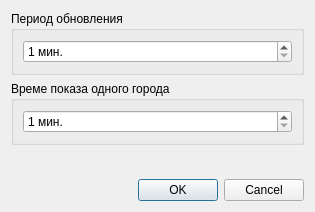
<?xml version="1.0" encoding="UTF-8"?>
<ui version="4.0">
 <class>CommonSettingsDialog</class>
 <widget class="QDialog" name="CommonSettingsDialog">
  <property name="geometry">
   <rect>
    <x>0</x>
    <y>0</y>
    <width>315</width>
    <height>212</height>
   </rect>
  </property>
  <property name="windowTitle">
   <string>Общие настройки</string>
  </property>
  <layout class="QVBoxLayout" name="verticalLayout_3">
   <item>
    <widget class="QGroupBox" name="groupBox">
     <property name="title">
      <string>Период обновления</string>
     </property>
     <layout class="QVBoxLayout" name="verticalLayout">
      <item>
       <widget class="QSpinBox" name="spinBoxRefresh">
        <property name="suffix">
         <string> мин.</string>
        </property>
        <property name="minimum">
         <number>1</number>
        </property>
        <property name="maximum">
         <number>66666666</number>
        </property>
       </widget>
      </item>
     </layout>
    </widget>
   </item>
   <item>
    <widget class="QGroupBox" name="groupBox_2">
     <property name="title">
      <string>Време показа одного города</string>
     </property>
     <layout class="QVBoxLayout" name="verticalLayout_2">
      <item>
       <widget class="QSpinBox" name="spinBoxShowDelay">
        <property name="suffix">
         <string> мин.</string>
        </property>
        <property name="minimum">
         <number>1</number>
        </property>
        <property name="maximum">
         <number>66666666</number>
        </property>
       </widget>
      </item>
     </layout>
    </widget>
   </item>
   <item>
    <spacer name="verticalSpacer">
     <property name="orientation">
      <enum>Qt::Vertical</enum>
     </property>
     <property name="sizeHint" stdset="0">
      <size>
       <width>20</width>
       <height>40</height>
      </size>
     </property>
    </spacer>
   </item>
   <item>
    <widget class="QDialogButtonBox" name="buttonBox">
     <property name="orientation">
      <enum>Qt::Horizontal</enum>
     </property>
     <property name="standardButtons">
      <set>QDialogButtonBox::Cancel|QDialogButtonBox::Ok</set>
     </property>
    </widget>
   </item>
  </layout>
 </widget>
 <resources/>
 <connections>
  <connection>
   <sender>buttonBox</sender>
   <signal>accepted()</signal>
   <receiver>CommonSettingsDialog</receiver>
   <slot>accept()</slot>
   <hints>
    <hint type="sourcelabel">
     <x>248</x>
     <y>254</y>
    </hint>
    <hint type="destinationlabel">
     <x>157</x>
     <y>274</y>
    </hint>
   </hints>
  </connection>
  <connection>
   <sender>buttonBox</sender>
   <signal>rejected()</signal>
   <receiver>CommonSettingsDialog</receiver>
   <slot>reject()</slot>
   <hints>
    <hint type="sourcelabel">
     <x>316</x>
     <y>260</y>
    </hint>
    <hint type="destinationlabel">
     <x>286</x>
     <y>274</y>
    </hint>
   </hints>
  </connection>
 </connections>
</ui>
